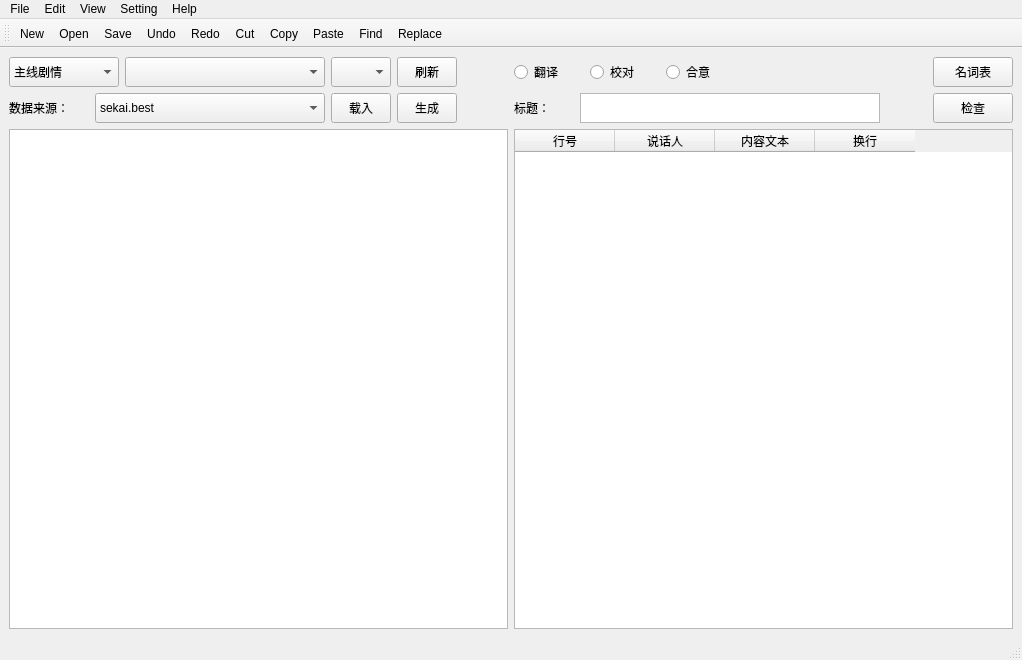
<?xml version="1.0" encoding="UTF-8"?>
<ui version="4.0">
 <class>SekaiText</class>
 <widget class="QMainWindow" name="SekaiText">
  <property name="geometry">
   <rect>
    <x>0</x>
    <y>0</y>
    <width>1022</width>
    <height>660</height>
   </rect>
  </property>
  <property name="windowTitle">
   <string>Sekai Text</string>
  </property>
  <widget class="QWidget" name="centralwidget">
   <layout class="QGridLayout" name="gridLayout">
    <item row="0" column="0">
     <layout class="QHBoxLayout" name="horizontalLayout">
      <item>
       <widget class="QComboBox" name="comboBoxStoryType">
        <property name="minimumSize">
         <size>
          <width>110</width>
          <height>30</height>
         </size>
        </property>
        <property name="maximumSize">
         <size>
          <width>110</width>
          <height>30</height>
         </size>
        </property>
        <property name="currentText">
         <string>主线剧情</string>
        </property>
        <item>
         <property name="text">
          <string>主线剧情</string>
         </property>
        </item>
        <item>
         <property name="text">
          <string>活动剧情</string>
         </property>
        </item>
        <item>
         <property name="text">
          <string>卡牌剧情</string>
         </property>
        </item>
       </widget>
      </item>
      <item>
       <widget class="QComboBox" name="comboBoxStoryIndex">
        <property name="minimumSize">
         <size>
          <width>200</width>
          <height>30</height>
         </size>
        </property>
        <property name="maximumSize">
         <size>
          <width>200</width>
          <height>30</height>
         </size>
        </property>
       </widget>
      </item>
      <item>
       <widget class="QComboBox" name="comboBoxStoryChapter">
        <property name="minimumSize">
         <size>
          <width>60</width>
          <height>30</height>
         </size>
        </property>
        <property name="maximumSize">
         <size>
          <width>60</width>
          <height>30</height>
         </size>
        </property>
       </widget>
      </item>
      <item>
       <widget class="QPushButton" name="pushButtonRefresh">
        <property name="minimumSize">
         <size>
          <width>60</width>
          <height>30</height>
         </size>
        </property>
        <property name="maximumSize">
         <size>
          <width>60</width>
          <height>30</height>
         </size>
        </property>
        <property name="text">
         <string>刷新</string>
        </property>
       </widget>
      </item>
      <item>
       <widget class="QLabel" name="label">
        <property name="text">
         <string/>
        </property>
       </widget>
      </item>
     </layout>
    </item>
    <item row="0" column="1">
     <layout class="QHBoxLayout" name="horizontalLayout_3">
      <item>
       <widget class="QRadioButton" name="radioButtonTranslate">
        <property name="minimumSize">
         <size>
          <width>70</width>
          <height>30</height>
         </size>
        </property>
        <property name="maximumSize">
         <size>
          <width>70</width>
          <height>30</height>
         </size>
        </property>
        <property name="text">
         <string>翻译</string>
        </property>
       </widget>
      </item>
      <item>
       <widget class="QRadioButton" name="radioButtonProofread">
        <property name="minimumSize">
         <size>
          <width>70</width>
          <height>30</height>
         </size>
        </property>
        <property name="maximumSize">
         <size>
          <width>70</width>
          <height>30</height>
         </size>
        </property>
        <property name="text">
         <string>校对</string>
        </property>
       </widget>
      </item>
      <item>
       <widget class="QRadioButton" name="radioButtonCheck">
        <property name="minimumSize">
         <size>
          <width>70</width>
          <height>30</height>
         </size>
        </property>
        <property name="maximumSize">
         <size>
          <width>70</width>
          <height>30</height>
         </size>
        </property>
        <property name="text">
         <string>合意</string>
        </property>
       </widget>
      </item>
      <item>
       <widget class="QLabel" name="label_3">
        <property name="text">
         <string/>
        </property>
       </widget>
      </item>
      <item>
       <widget class="QPushButton" name="pushButtonCheck_2">
        <property name="minimumSize">
         <size>
          <width>80</width>
          <height>30</height>
         </size>
        </property>
        <property name="maximumSize">
         <size>
          <width>80</width>
          <height>30</height>
         </size>
        </property>
        <property name="text">
         <string>名词表</string>
        </property>
       </widget>
      </item>
     </layout>
    </item>
    <item row="1" column="0">
     <layout class="QHBoxLayout" name="horizontalLayout_2">
      <item>
       <widget class="QLabel" name="labelDataSrc">
        <property name="minimumSize">
         <size>
          <width>80</width>
          <height>30</height>
         </size>
        </property>
        <property name="maximumSize">
         <size>
          <width>80</width>
          <height>30</height>
         </size>
        </property>
        <property name="text">
         <string>数据来源：</string>
        </property>
       </widget>
      </item>
      <item>
       <widget class="QComboBox" name="comboBoxDataSource">
        <property name="minimumSize">
         <size>
          <width>230</width>
          <height>30</height>
         </size>
        </property>
        <property name="maximumSize">
         <size>
          <width>230</width>
          <height>30</height>
         </size>
        </property>
        <item>
         <property name="text">
          <string>sekai.best</string>
         </property>
        </item>
        <item>
         <property name="text">
          <string>pjsek.ai</string>
         </property>
        </item>
        <item>
         <property name="text">
          <string>本地文件</string>
         </property>
        </item>
       </widget>
      </item>
      <item>
       <widget class="QPushButton" name="pushButtonLoad">
        <property name="minimumSize">
         <size>
          <width>60</width>
          <height>30</height>
         </size>
        </property>
        <property name="maximumSize">
         <size>
          <width>60</width>
          <height>30</height>
         </size>
        </property>
        <property name="text">
         <string>载入</string>
        </property>
       </widget>
      </item>
      <item>
       <widget class="QPushButton" name="pushButton">
        <property name="minimumSize">
         <size>
          <width>60</width>
          <height>30</height>
         </size>
        </property>
        <property name="maximumSize">
         <size>
          <width>60</width>
          <height>30</height>
         </size>
        </property>
        <property name="text">
         <string>生成</string>
        </property>
       </widget>
      </item>
      <item>
       <widget class="QLabel" name="label_2">
        <property name="text">
         <string/>
        </property>
       </widget>
      </item>
     </layout>
    </item>
    <item row="1" column="1">
     <layout class="QHBoxLayout" name="horizontalLayout_4">
      <item>
       <widget class="QLabel" name="labelTitle">
        <property name="minimumSize">
         <size>
          <width>60</width>
          <height>30</height>
         </size>
        </property>
        <property name="maximumSize">
         <size>
          <width>60</width>
          <height>30</height>
         </size>
        </property>
        <property name="text">
         <string>标题：</string>
        </property>
       </widget>
      </item>
      <item>
       <widget class="QPlainTextEdit" name="plainTextEditTitle">
        <property name="minimumSize">
         <size>
          <width>300</width>
          <height>30</height>
         </size>
        </property>
        <property name="maximumSize">
         <size>
          <width>300</width>
          <height>30</height>
         </size>
        </property>
        <property name="verticalScrollBarPolicy">
         <enum>Qt::ScrollBarAlwaysOff</enum>
        </property>
        <property name="horizontalScrollBarPolicy">
         <enum>Qt::ScrollBarAlwaysOff</enum>
        </property>
       </widget>
      </item>
      <item>
       <widget class="QLabel" name="label_4">
        <property name="text">
         <string/>
        </property>
       </widget>
      </item>
      <item>
       <widget class="QPushButton" name="pushButtonCheck">
        <property name="minimumSize">
         <size>
          <width>80</width>
          <height>30</height>
         </size>
        </property>
        <property name="maximumSize">
         <size>
          <width>80</width>
          <height>30</height>
         </size>
        </property>
        <property name="text">
         <string>检查</string>
        </property>
       </widget>
      </item>
     </layout>
    </item>
    <item row="2" column="0">
     <widget class="QTableWidget" name="tableWidgetSrc">
      <property name="minimumSize">
       <size>
        <width>0</width>
        <height>500</height>
       </size>
      </property>
      <property name="maximumSize">
       <size>
        <width>500</width>
        <height>16777215</height>
       </size>
      </property>
     </widget>
    </item>
    <item row="2" column="1">
     <widget class="QTableWidget" name="tableWidgetDst">
      <column>
       <property name="text">
        <string>行号</string>
       </property>
      </column>
      <column>
       <property name="text">
        <string>说话人</string>
       </property>
      </column>
      <column>
       <property name="text">
        <string>内容文本</string>
       </property>
      </column>
      <column>
       <property name="text">
        <string>换行</string>
       </property>
      </column>
     </widget>
    </item>
   </layout>
  </widget>
  <widget class="QMenuBar" name="menubar">
   <property name="geometry">
    <rect>
     <x>0</x>
     <y>0</y>
     <width>1022</width>
     <height>22</height>
    </rect>
   </property>
   <widget class="QMenu" name="menu">
    <property name="title">
     <string>File</string>
    </property>
    <addaction name="action"/>
    <addaction name="actiondas"/>
    <addaction name="actionload"/>
    <addaction name="actionSave"/>
    <addaction name="actionSave_As"/>
    <addaction name="separator"/>
    <addaction name="actionExit"/>
   </widget>
   <widget class="QMenu" name="menu_2">
    <property name="title">
     <string>Edit</string>
    </property>
    <addaction name="actionUndo"/>
    <addaction name="actionRedo"/>
    <addaction name="separator"/>
    <addaction name="actionCut"/>
    <addaction name="actionCopy"/>
    <addaction name="actionPaste"/>
    <addaction name="actionDelete"/>
    <addaction name="separator"/>
    <addaction name="actionFind"/>
    <addaction name="actionFind_Next"/>
    <addaction name="actionFind_Previous"/>
    <addaction name="actionReplace"/>
   </widget>
   <widget class="QMenu" name="menu_3">
    <property name="title">
     <string>View</string>
    </property>
    <addaction name="actionFont"/>
   </widget>
   <widget class="QMenu" name="menu_4">
    <property name="title">
     <string>Help</string>
    </property>
    <addaction name="actionAbout"/>
   </widget>
   <widget class="QMenu" name="menu_5">
    <property name="title">
     <string>Setting</string>
    </property>
    <addaction name="actionData_Path"/>
    <addaction name="actionCache"/>
    <addaction name="actionClear_Cache"/>
   </widget>
   <addaction name="menu"/>
   <addaction name="menu_2"/>
   <addaction name="menu_3"/>
   <addaction name="menu_5"/>
   <addaction name="menu_4"/>
  </widget>
  <widget class="QStatusBar" name="statusbar"/>
  <widget class="QToolBar" name="toolBar">
   <property name="windowTitle">
    <string>toolBar</string>
   </property>
   <attribute name="toolBarArea">
    <enum>TopToolBarArea</enum>
   </attribute>
   <attribute name="toolBarBreak">
    <bool>false</bool>
   </attribute>
   <addaction name="action"/>
   <addaction name="actionload"/>
   <addaction name="actionSave"/>
   <addaction name="actionUndo"/>
   <addaction name="actionRedo"/>
   <addaction name="actionCut"/>
   <addaction name="actionCopy"/>
   <addaction name="actionPaste"/>
   <addaction name="actionFind"/>
   <addaction name="actionReplace"/>
  </widget>
  <action name="action">
   <property name="text">
    <string>New</string>
   </property>
  </action>
  <action name="actiondas">
   <property name="text">
    <string>New Window</string>
   </property>
  </action>
  <action name="actionload">
   <property name="text">
    <string>Open ...</string>
   </property>
  </action>
  <action name="actionSave">
   <property name="text">
    <string>Save</string>
   </property>
  </action>
  <action name="actionSave_As">
   <property name="text">
    <string>Save as ...</string>
   </property>
  </action>
  <action name="actionExit">
   <property name="text">
    <string>Exit</string>
   </property>
  </action>
  <action name="actionUndo">
   <property name="text">
    <string>Undo</string>
   </property>
  </action>
  <action name="actionRedo">
   <property name="text">
    <string>Redo</string>
   </property>
  </action>
  <action name="actionCut">
   <property name="text">
    <string>Cut</string>
   </property>
  </action>
  <action name="actionCopy">
   <property name="text">
    <string>Copy</string>
   </property>
  </action>
  <action name="actionPaste">
   <property name="text">
    <string>Paste</string>
   </property>
  </action>
  <action name="actionDelete">
   <property name="text">
    <string>Delete</string>
   </property>
  </action>
  <action name="actionFind">
   <property name="text">
    <string>Find</string>
   </property>
  </action>
  <action name="actionFind_Next">
   <property name="text">
    <string>Find Next</string>
   </property>
  </action>
  <action name="actionFind_Previous">
   <property name="text">
    <string>Find 
Previous</string>
   </property>
  </action>
  <action name="actionReplace">
   <property name="text">
    <string>Replace</string>
   </property>
  </action>
  <action name="actionFont">
   <property name="text">
    <string>Font</string>
   </property>
  </action>
  <action name="actionAbout">
   <property name="text">
    <string>About</string>
   </property>
  </action>
  <action name="actionCache">
   <property name="text">
    <string>Cache Path</string>
   </property>
  </action>
  <action name="actionClear_Cache">
   <property name="text">
    <string>Clear Cache</string>
   </property>
  </action>
  <action name="actionData_Path">
   <property name="text">
    <string>Data Path</string>
   </property>
  </action>
 </widget>
 <resources/>
 <connections/>
</ui>
